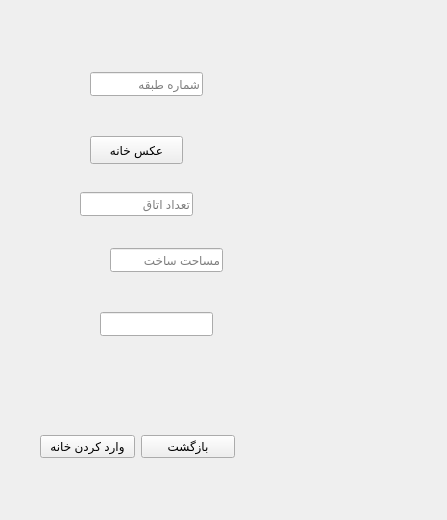
<?xml version="1.0" encoding="UTF-8"?>
<ui version="4.0">
 <class>HomeForm</class>
 <widget class="QWidget" name="HomeForm">
  <property name="geometry">
   <rect>
    <x>0</x>
    <y>0</y>
    <width>447</width>
    <height>520</height>
   </rect>
  </property>
  <property name="windowTitle">
   <string>Form</string>
  </property>
  <widget class="QLineEdit" name="lineEdit">
   <property name="geometry">
    <rect>
     <x>90</x>
     <y>72</y>
     <width>113</width>
     <height>24</height>
    </rect>
   </property>
   <property name="placeholderText">
    <string>شماره طبقه</string>
   </property>
  </widget>
  <widget class="QLineEdit" name="lineEdit_3">
   <property name="geometry">
    <rect>
     <x>80</x>
     <y>192</y>
     <width>113</width>
     <height>24</height>
    </rect>
   </property>
   <property name="placeholderText">
    <string>تعداد اتاق</string>
   </property>
  </widget>
  <widget class="QLineEdit" name="lineEdit_4">
   <property name="geometry">
    <rect>
     <x>110</x>
     <y>248</y>
     <width>113</width>
     <height>24</height>
    </rect>
   </property>
   <property name="placeholderText">
    <string>مساحت ساخت</string>
   </property>
  </widget>
  <widget class="QLineEdit" name="lineEdit_5">
   <property name="geometry">
    <rect>
     <x>100</x>
     <y>312</y>
     <width>113</width>
     <height>24</height>
    </rect>
   </property>
  </widget>
  <widget class="QPushButton" name="pushButton_3">
   <property name="geometry">
    <rect>
     <x>90</x>
     <y>136</y>
     <width>93</width>
     <height>28</height>
    </rect>
   </property>
   <property name="text">
    <string>عکس خانه</string>
   </property>
  </widget>
  <widget class="QWidget" name="">
   <property name="geometry">
    <rect>
     <x>40</x>
     <y>432</y>
     <width>195</width>
     <height>30</height>
    </rect>
   </property>
   <layout class="QHBoxLayout" name="horizontalLayout">
    <item>
     <widget class="QPushButton" name="pushButton">
      <property name="text">
       <string>وارد کردن خانه</string>
      </property>
     </widget>
    </item>
    <item>
     <widget class="QPushButton" name="pushButton_2">
      <property name="text">
       <string>بازگشت</string>
      </property>
     </widget>
    </item>
   </layout>
  </widget>
 </widget>
 <resources/>
 <connections/>
</ui>
